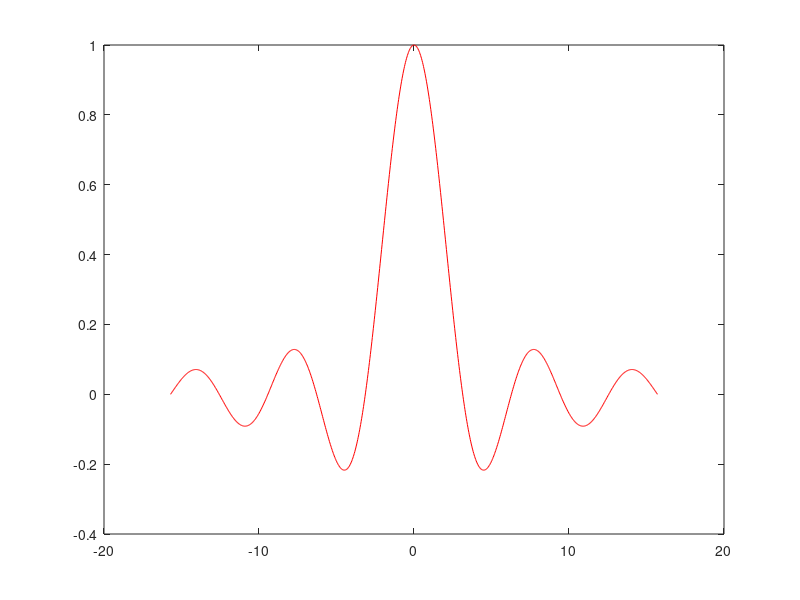
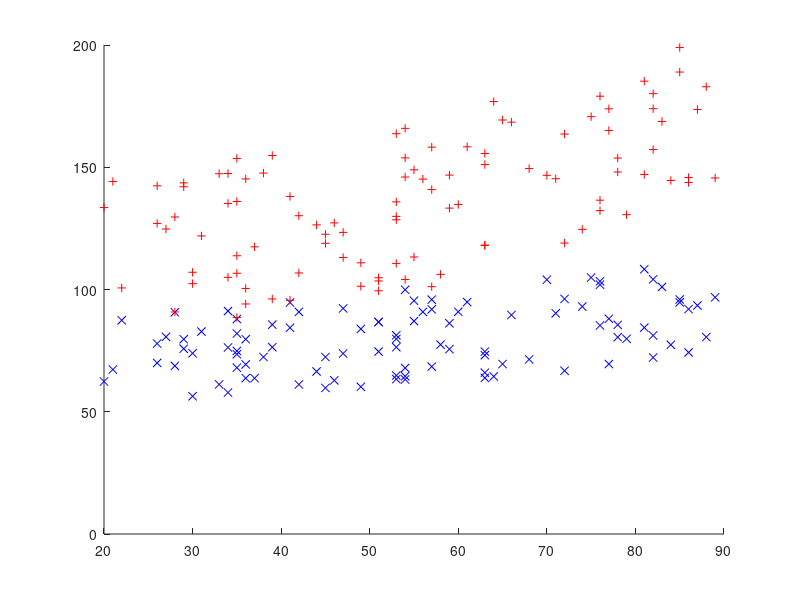
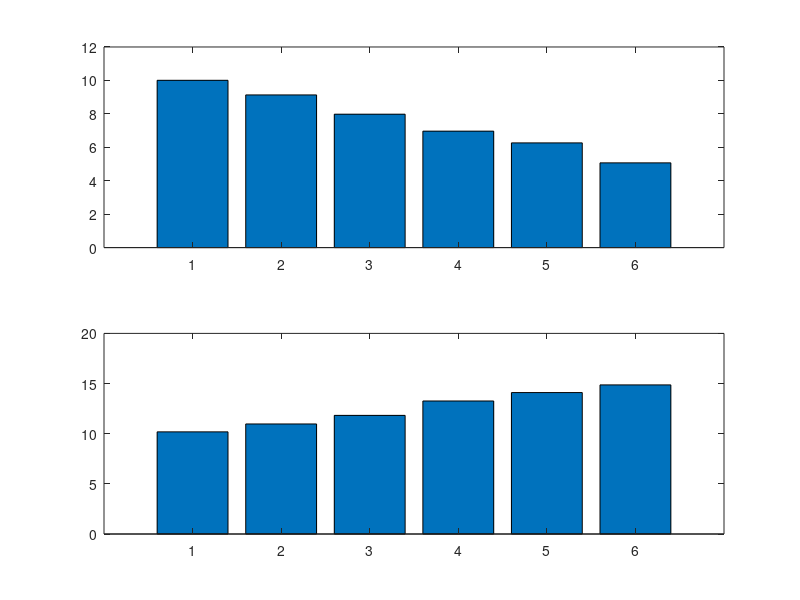

These figures' MATLAB source, in order:
clc; clear all; close all;

% Creare un vettore x di 1000 punti equidistanti nel range -5pi:5pi
% Calcolare un vettore y definito come sin(x)/x, usando una linea per il plot
% Fare il grafico di y in funzione di x
x = linspace(-5*pi, 5*pi, 1000);
y = sin(x)./x;
f = figure();
ax = subplot(1,1,1);
plot(x, y, '-r');

% Il file eserizio_2_dati_1.txt contiene la matrice A con il seguente formato
%   la prima colonna corrisponde all'eta' del paziente
%   la seconda colonna corrisponde alla pressione distolica
%   la terza colonna corrisponde alla pressione sistolica
% Fare un grafico dei valori di pressione diastolica/sistolica in funzione dell'eta'
% Usare simboli diveri per i valori sistolici/diastolici
A = load('esercizio_2_dati_1.txt','-ascii');
f = figure();
ax = subplot(1,1,1);
hold on;
plot(A(:,1), A(:,2), 'xb');
plot(A(:,1), A(:,3), '+r');

% Il file esercizio_2_dati_2.txt ha il seguente formato:
%   colonna 0 = numero intero da 0 a 5 che indica l'indice della popolazione
%       cellulare
%   colonna 1 = numero intero uguale a 0/1 se la riga contiene rispettivamente 
%       dato di fluorescenza rossa/verde
%   colonna 2 = la fluorescenza misurata (float)
% Definire dui vettore G/R che contengono le fluorescenze medie verde/rossa 
% nelle varie popolazioni (l'elemento i del vettore G deve essere la fluorescenza media
% verde delle cellule della popolazione i-1).
% Fare 2 grafici (a barre, ma anche normali... era solo per fare vedere tipi di grafici diversi) 
% che riportano la fluorescenza media verde/rossa nelle diverse popolazioni
A = load('esercizio_2_dati_2.txt','-ascii');
for i = 1:6
    R(i) = mean(A(A(:,1) == (i-1) & A(:,2) == 0,3));
    G(i) = mean(A(A(:,1) == (i-1) & A(:,2) == 1,3));
end
f = figure();
ax1 = subplot(2,1,1);
bar(1:6, G);
ax2 = subplot(2,1,2);
bar(1:6, R);